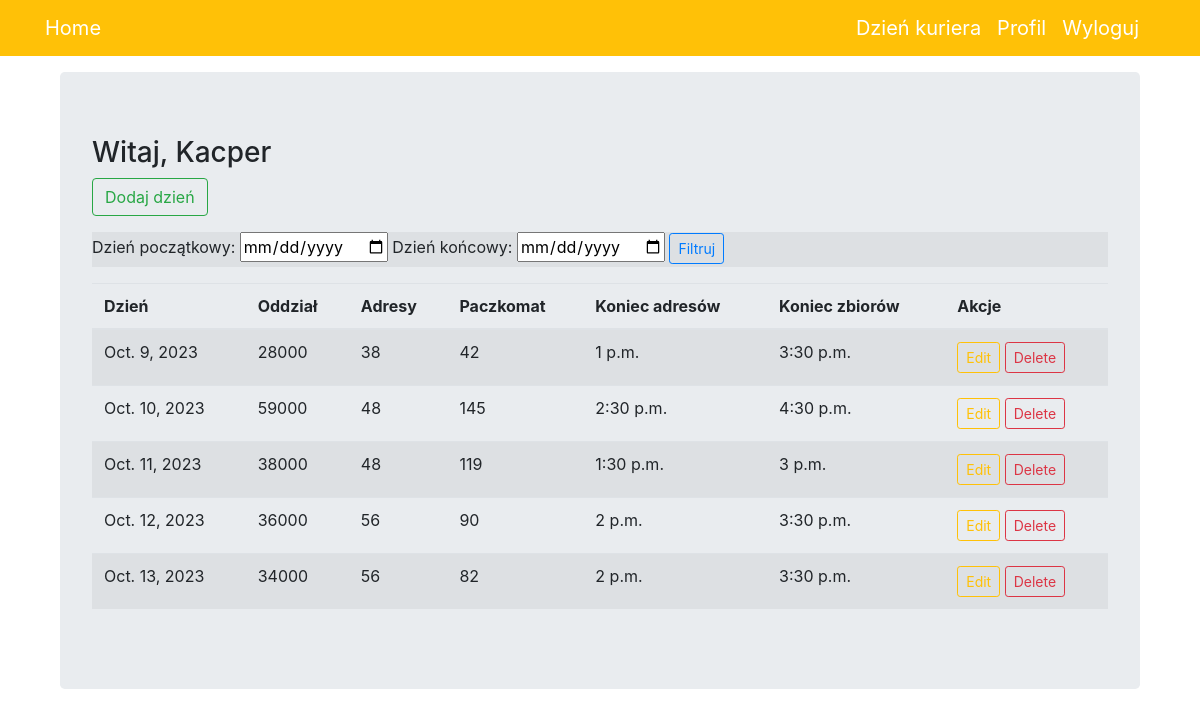
/courierday/ (signed in), run on an earlier commit of the app's database.
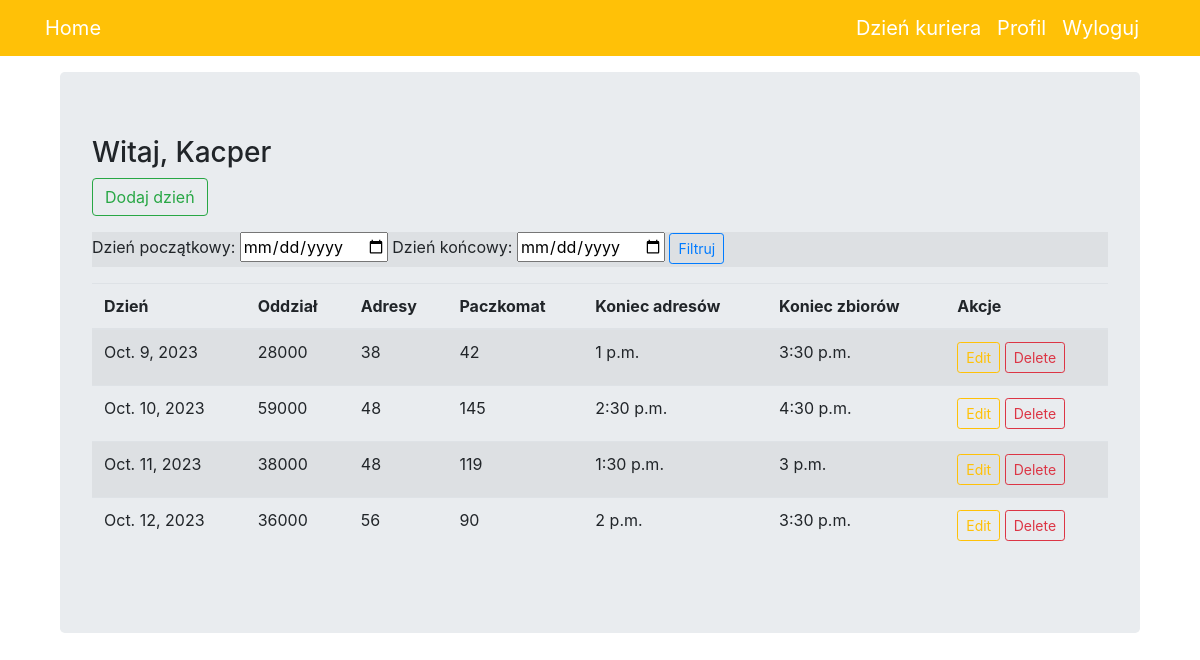
And on a later commit of the database.
### courier/models.py (models this page shows, shortened)
class CourierDay(models.Model):
    user = models.ForeignKey(User, models.SET_NULL, null=True)
    packages = models.ForeignKey('FacilityPackages', models.SET_NULL, null=True, verbose_name="Data")
    addresses = models.IntegerField(verbose_name="adresy")
    machine = models.IntegerField(verbose_name="paczkomat")
    stops_end = models.TimeField(verbose_name="konec adresów")
    pickup_end = models.TimeField(verbose_name="koniec zbiorów")
    added = models.DateTimeField(auto_now_add=True, null=True)

class FacilityPackages(models.Model):
    date = models.DateField()
    packages = models.IntegerField()
    facility = models.ForeignKey('Facility', models.SET_NULL, null=True)

### courier/views.py (the view)
# urls.py: path('courierday/', CourierDayView.as_view(), name='courier_day_view'),
class CourierDayView(LoginRequiredMixin, View):
    def get(self, request):
        form = DateFilterForm(request.GET)
        days = CourierDay.objects.filter(user_id=request.user)
        if form.is_valid():
            start_date = form.cleaned_data.get('start_date')
            end_date = form.cleaned_data.get('end_date')
            if start_date:
                days = days.filter(packages__date__gte=start_date)
            if end_date:
                days = days.filter(packages__date__lte=end_date)
        return render(
            request,
            template_name='courier_day_view.html',
            context={'days': days, 'form': form}
        )

### courier/forms.py
class DateFilterForm(forms.Form):
    start_date = forms.DateField(required=False,
                                 widget=forms.DateInput(attrs={'type': 'date'}),
                                 label='Dzień początkowy'
                                 )
    end_date = forms.DateField(required=False,
                               widget=forms.DateInput(attrs={'type': 'date'}),
                               label='Dzień końcowy'
                               )

### courier/templates/courier_day_view.html (shortened to what this page needs)
{% extends "base.html" %}
{% block content %}
<div class="container">
    <div class="jumbotron mt-3 mb-3">
        <h3>Witaj, {{ user.username }}</h3>
        <a class="btn btn-outline-success  mb-3" href="{% url 'add_day_form' %}" role="button">Dodaj dzień</a>
        <form method="get" style="background-color: #dde0e3;">
            {{ form.start_date.label_tag }} {{ form.start_date }}
            {{ form.end_date.label_tag }} {{ form.end_date }}
            <button type="submit" class="btn btn-outline-primary btn-sm">Filtruj</button>
        </form>
        <table class="table table-striped">
            <thead>
                <tr>
                    <th scope="col">Dzień</th>
                    <th scope="col">Oddział</th>
                    <th scope="col">Adresy</th>
                    <th scope="col">Paczkomat</th>
                    <th scope="col">Koniec adresów</th>
                    <th scope="col">Koniec zbiorów</th>
                    <th scope="col">Akcje</th>
                </tr>
            </thead>
            <tbody>
                {% for day in days %}
                <tr>
                    <td>{{ day.packages.date }}</td>
                    <td>{{ day.packages.packages }}</td>
                    <td>{{ day.addresses }}</td>
                    <td>{{ day.machine }}</td>
                    <td>{{ day.stops_end }}</td>
                    <td>{{ day.pickup_end }}</td>
                    <td>
                        <a class="btn btn-outline-warning btn-sm" href="{% url 'update' day.id %}" role="button">Edit</a>
                        <a class="btn btn-outline-danger btn-sm" href="{% url 'delete' day.id %}" role="button">Delete</a>
                    </td>
                </tr>
                {% endfor %}
            </tbody>
        </table>
    </div>
</div>
{% endblock %}

What changed in the data, as far as the page shows it:
removed CourierDay: packages "Oct. 13, 2023", packages.packages "34000", addresses "56", machine "82", stops_end "2 p.m.", pickup_end "3:30 p.m."
